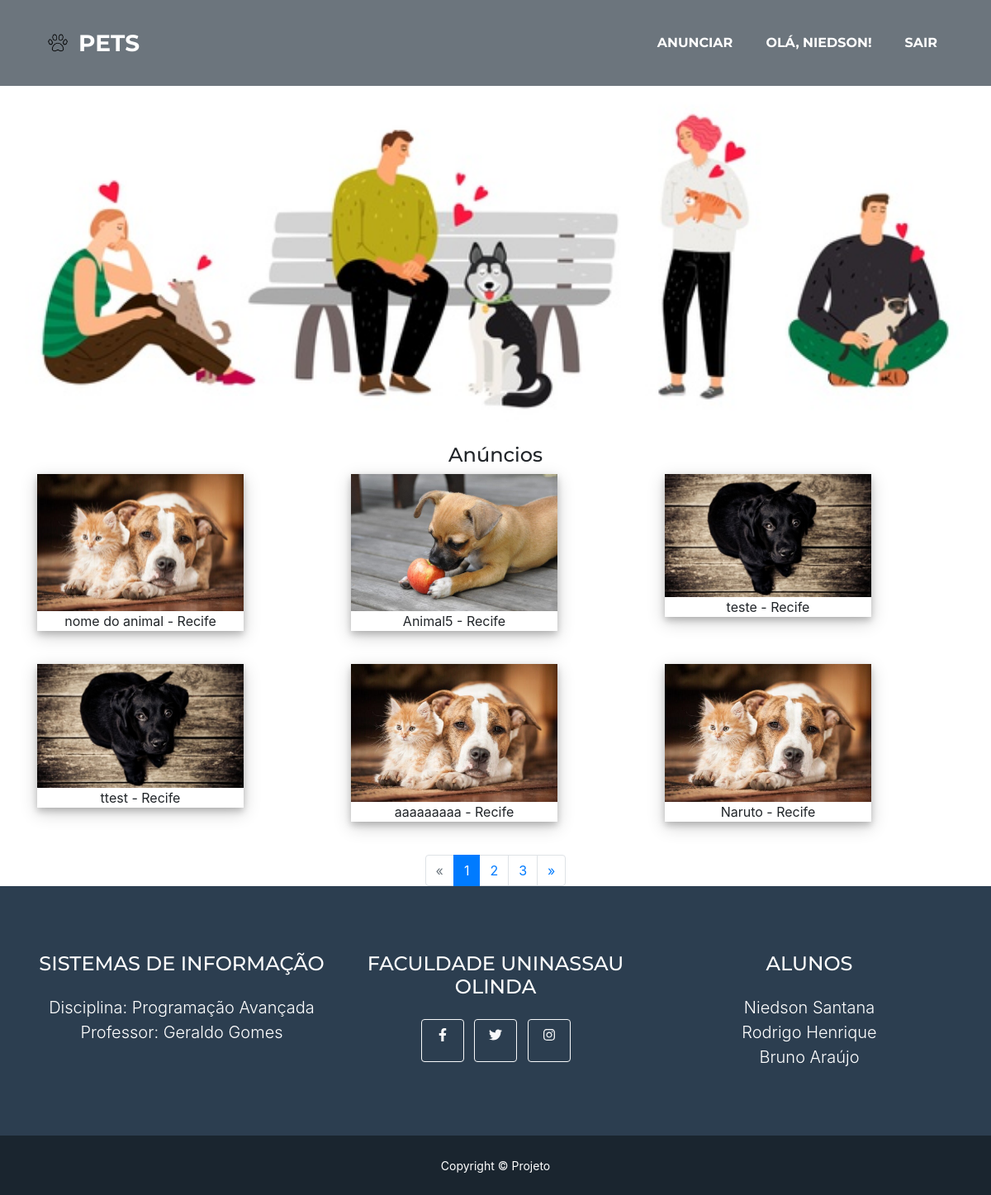
Screenshot of / (signed in) with the database file from the repository.
### users/models.py (models this page shows, shortened)
class CustomUsuario(AbstractUser):
    email = models.EmailField('E-mail', unique=True)
    fone = models.CharField('Telefone', max_length=15)
    is_staff = models.BooleanField('Membro da equipe', default=True)
    USERNAME_FIELD = 'email'
    REQUIRED_FIELDS = ['first_name', 'last_name', 'fone']
    objects = UserManager()

### core/models.py (models this page shows, shortened)
class Animal(models.Model):
    usuario = models.ForeignKey(get_user_model(), verbose_name='Autor', on_delete=models.CASCADE)
    nome = models.CharField(max_length=20)
    PORTE_ESCOLHAS = (
        ('P', 'Pequeno'),
        ('M', 'Médio'),
        ('G', 'Grande'),
    )
    porte = models.CharField(max_length=1, choices=PORTE_ESCOLHAS)
    cor = models.CharField(max_length=8)
    castrado = models.BooleanField()
    TIPO_ESCOLHA = (
        ('CÃO', 'Cão'),
        ('GATO', 'Gato'),
    )
    tipo = models.CharField(max_length=4, choices=TIPO_ESCOLHA)
    image = StdImageField('Imagem', upload_to = './images', null = True, blank = True, variations={'thumb': {'width': 900, 'height': 650, 'crop': True}})
    info = models.TextField()
    email = models.CharField(max_length=70)
    fone = models.CharField(max_length=25)
    cidade = models.CharField(max_length=30)

### core/views.py (the view)
# urls.py: path('', IndexView.as_view(), name='index'),
class IndexView(ListView):
    paginate_by = 6
    ordering = 'id'
    models = Animal
    template_name = 'index.html'
    queryset = Animal.objects.all()
    context_object_name = 'animais'

### core/templates/index.html (shortened to what this page needs)
{% extends 'base.html' %}
{% load static %}
{% block content %}
<br><br><br>
<div class="home-banner">
	<img style="width: 100%;" src="{% static 'assets/img/animais.jpg' %}"
</div>
<br>
<center><p class="h4">Anúncios</p></center>
<div class="container">
	<div class="row">
		{% for animal in page_obj %}
		<div class="col-sm-12 col-md-6 col-lg-4" data-toggle="modal" data-target="#modal{{animal.id}}">
			<div class="polaroid">
				<img src="{{ animal.image.url }}" alt="Norway" style="width:100%">
				<div class="container">
					<p>{{ animal.nome }} - {{animal.cidade}}</p>
				</div>
			</div>
			<br>
		</div>
		{% endfor %}
	</div>
</div>
<div class="container" text-align="center">
<nav aria-label="navegacao-paginacao" >
	<ul class="nav justify-content-center" >
		{% if page_obj.has_previous %}
		<li class="page-item"><a class="page-link" href="?page={{ page_obj.previous_page_number }}">&laquo;</a></li>
		{% else %}
		<li class="page-item disabled"><a class="page-link" href="#">&laquo;</a></li>
		{% endif %}
		{% for num in paginator.page_range %}
		{% if page_obj.number == num %}
		<li class="page-item active"><a class="page-link" href="#">{{ num }}</a></li>
		{% else %}
		<li class="page-item"><a class="page-link" href="?page={{ num }}">{{ num }}</a></li>
		{% endif %}
		{% endfor %}
		{% if page_obj.has_next %}
		<li class="page-item"><a class="page-link" href="?page={{ page_obj.next_page_number }}">&raquo;</a></li>
		{% else %}
		<li class="page-item disabled"><a class="page-link" href="#">&raquo;</a></li>
		{% endif %}
	</ul>
</nav>
</div>
{% endblock %}

### core/templates/base.html (shortened to what this page needs)
{% load bootstrap4 %}
{% load static %}
<!DOCTYPE html>
<html lang="pt-br">
<head>
    <div class="containerlogonovo">
    </div>
    <link href="{%static 'css/styles.css' %}" rel="stylesheet"/>
    {% bootstrap_css %}
</head>
<body id="page-top">
<nav class="navbar navbar-expand-lg bg-secondary text-uppercase fixed-top" id="mainNav">
    <div class="container">
        <img class="img-fluid" src="{% static 'assets/img/logo_caoe_gato.png' %}" width="50" height="50" alt=""/>
        <a class="navbar-brand js-scroll-trigger" href="{% url 'index' %}">Pets</a>
        <div class="collapse navbar-collapse" id="navbarResponsive">
            <ul class="navbar-nav ml-auto">
                <li class="nav-item mx-0 mx-lg-1"><a class="nav-link py-3 px-0 px-lg-3 rounded js-scroll-trigger"
                                                     href="{% url 'add_animal' %}">Anunciar</a></li>
                {% if user.is_anonymous %}
                <li class="nav-item mx-0 mx-lg-1"><a class="nav-link py-3 px-0 px-lg-3 rounded js-scroll-trigger"
                                                     href="{% url 'login' %}"> Entrar </a></li>
                {% else %}
                <li class="nav-item mx-0 mx-lg-1"><a class="nav-link py-3 px-0 px-lg-3 rounded js-scroll-trigger"
                                                     href="{% url 'page_user' user.pk %}">Olá, {{ user.get_short_name }}!</a></li>
                <li class="nav-item mx-0 mx-lg-1"><a class="nav-link py-3 px-0 px-lg-3 rounded js-scroll-trigger"
                                                     href="{% url 'logout' %}">Sair</a></li>
                {% endif %}</a></li>
            </ul>
        </div>
    </div>
</nav>
{% block content %}
{% endblock %}
<footer class="footer text-center">
    <div class="container">
        <div class="row">
            <div class="col-lg-4 mb-5 mb-lg-0">
                <h4 class="text-uppercase mb-4">Sistemas de Informação</h4>
                <p class="lead mb-0">
                    Disciplina: Programação Avançada
                </p>
                <p class="lead mb-0">
                    Professor: Geraldo Gomes
                </p>
            </div>
            <div class="col-lg-4 mb-5 mb-lg-0">
                <h4 class="text-uppercase mb-4">Faculdade Uninassau</br>Olinda</h4>
                <a class="btn btn-outline-light btn-social mx-1" href="https://www.facebook.com/UNINASSAU/"><i
                        class="fab fa-fw fa-facebook-f"></i></a>
                <a class="btn btn-outline-light btn-social mx-1" href="https://twitter.com/_uninassau"><i
                        class="fab fa-fw fa-twitter"></i></a>
                <a class="btn btn-outline-light btn-social mx-1" href="https://www.instagram.com/uninassau/?hl=pt-br"><i
                        class="fab fa-fw fa-instagram"></i></a>
            </div>
            <div class="col-lg-4">
                <h4 class="text-uppercase mb-4">Alunos</h4>
                <p class="lead mb-0">
                    Niedson Santana
                </p>
                <p class="lead mb-0">
                    Rodrigo Henrique
                </p>
                <p class="lead mb-0">
                    Bruno Araújo
                </p>
            </div>
        </div>
    </div>
</footer>
<div class="copyright py-4 text-center text-white">
    <div class="container"><small>Copyright © Projeto </small></div>
</div>
</body>
</html>

### core/templates/base.html (style rules this page uses)
div.polaroid { width: 250px; box-shadow: 0 4px 8px 0 rgba(0, 0, 0, 0.2), 0 6px 20px 0 rgba(0, 0, 0, 0.19); text-align: center; }

### rows the page displays
CustomUsuario: get_short_name "NIEDSON"
Animal: image (picture), nome "nome do animal", cidade "Recife"
Animal: image (picture), nome "Animal5", cidade "Recife"
Animal: image (picture), nome "teste", cidade "Recife"
Animal: image (picture), nome "ttest", cidade "Recife"
Animal: image (picture), nome "aaaaaaaaa", cidade "Recife"
Animal: image (picture), nome "Naruto", cidade "Recife"

### other values shown
{{ num }} "1"
{{ num }} "2" "3"
